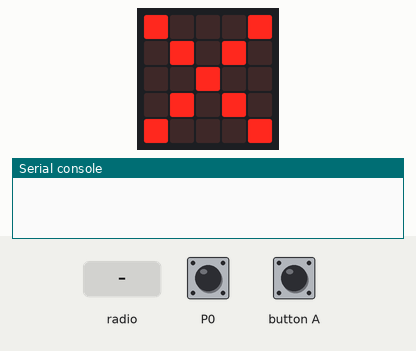
This program was run on a simulated BBC micro:bit (MakeCode). Shown: the board's 5×5 LED display, the last lines printed to the serial console. Inputs (shaded band) come from the test bench; at power-on: P0 LOW. A reset restarts the program; no radio messages arrive unless stated (any console line starting 'radio sent:' is added by the test bench).

Above: at 1.8 s.
1.9 s: button A pressed for 0.15 s
At 2.25 s:
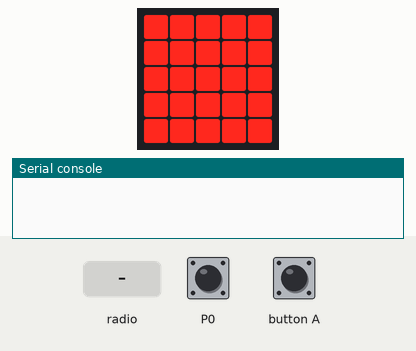
4.2 s: radio message "Go" arrives
7.2 s: P0 pulled HIGH for 0.15 s
At 8.3 s:
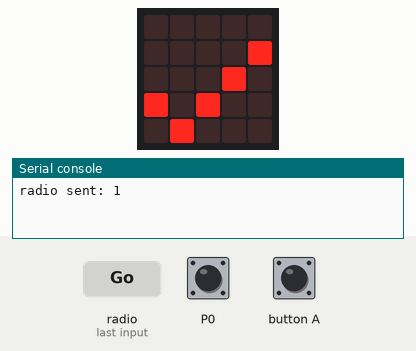
Timing chart, 0 to 10.2 s (numbered marks = the images above; inputs shaded):
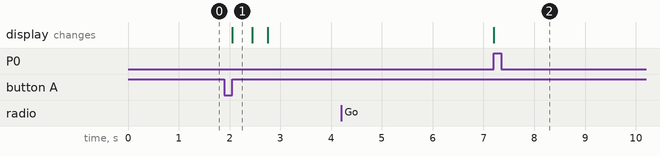

Measured:
- after the input at 1.9 s, the display: changes after 0.15 s (image 1)
- after the input at 4.2 s, every drawn part: stays the same
- what the display in image 1 shows lasts 0.4 s, from 2.1 s to 2.5 s

The program:

main.ts
```typescript
pins.onPulsed(DigitalPin.P0, PulseValue.High, function () {
    Fentes += 1
})
input.onButtonPressed(Button.A, function () {
    basic.showLeds(`
        # # # # #
        # # # # #
        # # # # #
        # # # # #
        # # # # #
        `)
    control.reset()
})
radio.onReceivedString(function (receivedString) {
    if (receivedString == "Go") {
        debute = 2
        basic.pause(3000)
        basic.showIcon(IconNames.Yes)
    } else {
        basic.showIcon(IconNames.No)
        debute = 0
    }
})
let debute = 0
// Modifier le nombre et écrire le numéro de votre poste de travail.
radio.setGroup(1)
pins.setPull(DigitalPin.P0, PinPullMode.PullDown)
let Fentes = 0
let f1 = 0
let f2 = 0
debute = 0
basic.showIcon(IconNames.No)
basic.forever(function () {
    while (debute == 2) {
        f1 = Fentes
        if (f1 > f2) {
            radio.sendNumber(Fentes)
        }
        f2 = f1
        basic.pause(100)
    }
})
```

test.ts
```typescript
// les tests vont ici ; cela ne sera pas compilé si ce paquet est utilisé en tant qu'extension.
```
